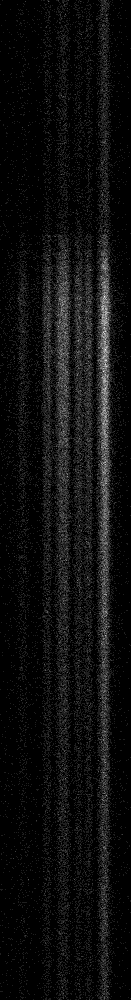
#> input picture data/linescan/example/green.tif, 131 x 1000 px
$ python summary.py
#> lines starting #> are read from the running program, lines starting #| are printed output that depends on the picture
# standalone python script to generate a linescan intensity graph from a tif
import numpy as np # a helpful library for working with arrays
import matplotlib.pyplot as plt # library for graphing and working with images (may require "pillow" package)
imageData=plt.imread("../../data/linescan/example/green.tif") # load the TIF as a matrix
#> imageData is the input picture: shape (1000, 131) uint16; min 90, max 2191, mean 242.5
trace=np.average(imageData,axis=1) # average the image in the space domain (output is in the time domain)
#> trace = 1000 values, max 429.7 at index 323, min 155.3 at index 193, mean 242.5
plt.figure(figsize=(4,2)) # make a figure with these dimensions
plt.grid(alpha=.5) # make a semitransparent grid
plt.plot(trace,color='g',alpha=.7) # create a green graph with a little transparency
plt.savefig("output.png",dpi=100) # save the graph
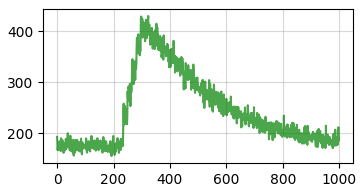
#> figure drawn by matplotlib, 1 panel; curve peaks at x = 323, y = 429.7
